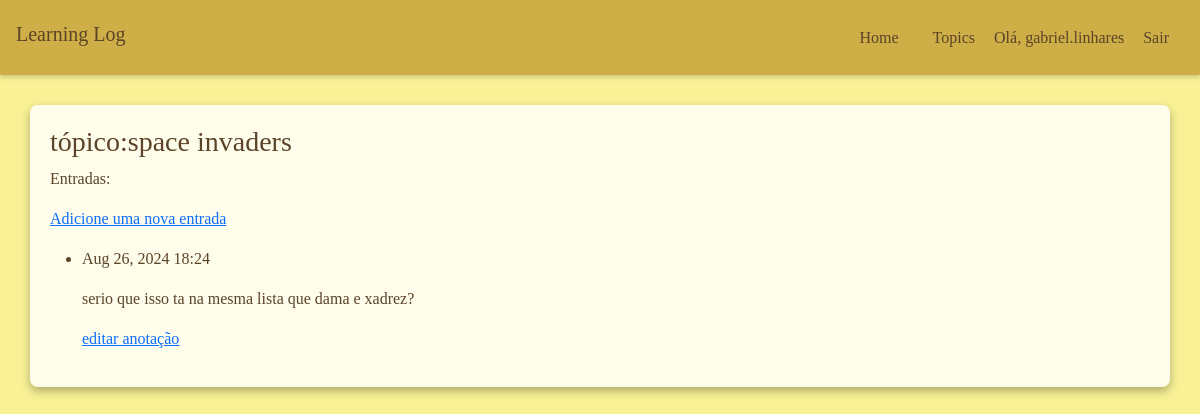
Page /topics/4/ (signed in) on the committed database.
### learning_logs/models.py (models this page shows, shortened)
class Topic(models.Model):
    text = models.CharField(max_length=200)
    date_added = models.DateTimeField(auto_now_add=True)
    owner=models.ForeignKey(User,on_delete=models.CASCADE)
    def __str__(self):
        return self.text

class Entry(models.Model):
    topic=models.ForeignKey(Topic,on_delete=models.CASCADE)
    text=models.TextField(max_length=5000)
    date_added = models.DateTimeField(auto_now_add=True)
    class Meta:
        verbose_name_plural="entries"

### learning_logs/views.py (the view)
# urls.py: path('topics/<topic_id>/', views.topic,name='topic'),
@login_required
def topic(request,topic_id):
    topic=Topic.objects.get(id=topic_id)
    if topic.owner !=request.user:
        raise Http404
    entries=topic.entry_set.order_by("-date_added")
    context={"topic":topic,'entries':entries}
    return render(request,'learning_logs/topic.html',context)

### learning_logs/templates/learning_logs/topic.html
{% extends 'Learning_logs/base.html' %}
{% block content %}
    <h3>tópico:{{ topic }}</h3>
    <p>Entradas: </p>
    <p><a href="{% url 'new_entry' topic.id %}">Adicione uma nova entrada</a></p>
    <ul>
        {% for entry in entries %}
        <li>
            <p>{{ entry.date_added | date:'M d, Y H:i'}}</p>
            <p>{{ entry.text | linebreaks }}</p>
            <p><a href="{% url 'edit_entry' entry.id %}">editar anotação</a></p>
        </li>
        {% empty %}
        <li>não tem registros</li>
        {% endfor %}
    </ul>
{% endblock content %}

### learning_logs/templates/learning_logs/base.html (shortened to what this page needs)
<!DOCTYPE html>
<html lang="en">
<head>
    <link href="https://cdn.jsdelivr.net/npm/bootstrap@5.3.0-alpha1/dist/css/bootstrap.min.css" rel="stylesheet">
</head>
<body>
    <header id="header" class="d-flex align-items-center justify-content-between px-3">
        <h1 class="h5">Learning Log</h1>
        <nav>
            <a href="{% url 'index' %}">Home</a>
            <a href="{% url 'topics' %}">Topics</a>
            {% if user.is_authenticated %}
                <span>Olá, {{ user.username }}</span>
                <a href="{% url 'logout' %}">Sair</a>
            {% else %}
                <a href="{% url 'register' %}">Registrar</a>
                <a href="{% url 'login' %}">Entrar</a>
            {% endif %}
        </nav>
    </header>
    <div class="container">
        {% block content %}
        {% endblock content %}
    </div>
</body>
</html>

### learning_logs/templates/learning_logs/base.html (style rules this page uses)
* { margin: 0; padding: 0; }
body { background-color: #f9f195; font-family: 'Georgia', serif; color: #5b4428; }
#header { background-color: #ceae46; height: 75px; box-shadow: 0 2px 5px rgba(0, 0, 0, 0.2); }
#header a { color: #5b4428; text-decoration: none; margin: 0 15px; }
.container { margin-top: 30px; padding: 20px; background-color: rgba(255, 255, 255, 0.8); border-radius: 8px; box-shadow: 0 4px 10px rgba(0, 0, 0, 0.3); }
h1 { margin-bottom: 20px; }

### rows in the picture
Topic: text "space invaders"
Entry: date_added "Aug 26, 2024 18:24", text "serio que isso ta na mesma lista que dama e xadrez?"

### other values in the picture
{{ user.username }} "gabriel.linhares"
